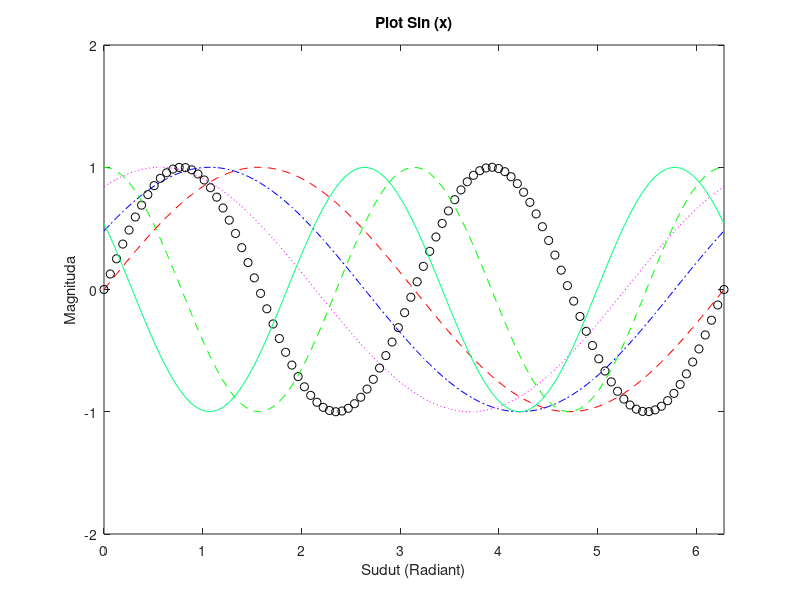

This figure's MATLAB source:
clear
clc

x = linspace(0,2*pi,100);
y1 = sin(x);
y2 = sin(x + 0.5);
y3 = sin(x + 1); % Geser ke kanan 0.5
y4 = sin(2*x);
y5 = cos(2*x);
y6 = cos(2*x + 1);

% Plot
figure(1)
plot(x,y1,'r--',x,y2,'b-.',x,y3,'m:')

% Axis
axis([0 2*pi -2 2]);

% Membuat Nama
title('Plot Sin (x)'); % Judul
xlabel('Sudut (Radiant)'); % Sumbu X
ylabel('Magnituda'); % Sumbu y

% Menambahkan 1 Plot Grafik lagi ke dalam Figure yang sama
hold on
plot(x,y4,'ko')
plot(x,y5,'g--')
plot(x,y6,'Color', [0 1 0.5]) % [R G B] Decimal Code Color
hold off

% Catatan : 
% Figure fungsinya membuat 2 buah grafik di dalam 1 Program yang sama
% r = red, g = green, b = blue -- Kode warna
% belajar tipe-tipe garis o-, -. , : , -- , ++ , dll.
% Beberapa contoh Kode Warna lain [1 0 1], [1 1 0], [1 0.5 0.5], [0,5 0,5 0,5], [0 0 0], dll  <----- [R G B] Decimal Code Color
